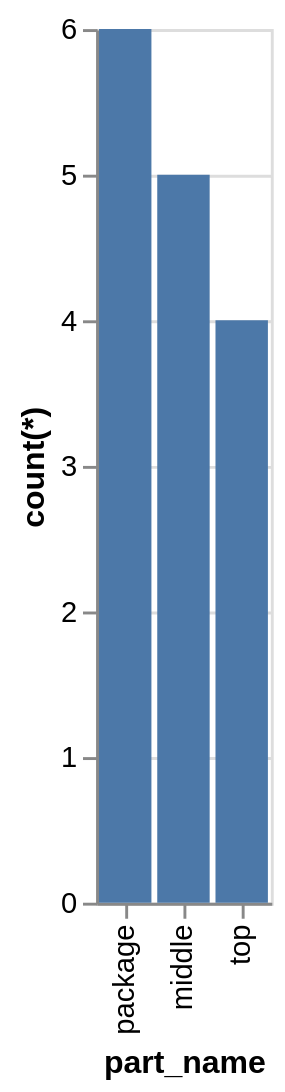

Vega-Lite specification for this chart:
### Vega-Lite specification from a JSON file in a GitHub repository (floating-point values rounded to 4 significant figures)
{"data": {"values": [{"x_data": "package", "y_data": 6}, {"x_data": "middle", "y_data": 5}, {"x_data": "top", "y_data": 4}]}, "mark": "bar", "encoding": {"x": {"field": "x_data", "type": "nominal", "title": "part_name", "sort": {"op": "sum", "field": "y_data", "order": "descending"}}, "y": {"field": "y_data", "type": "quantitative", "title": "count(*)"}}}
